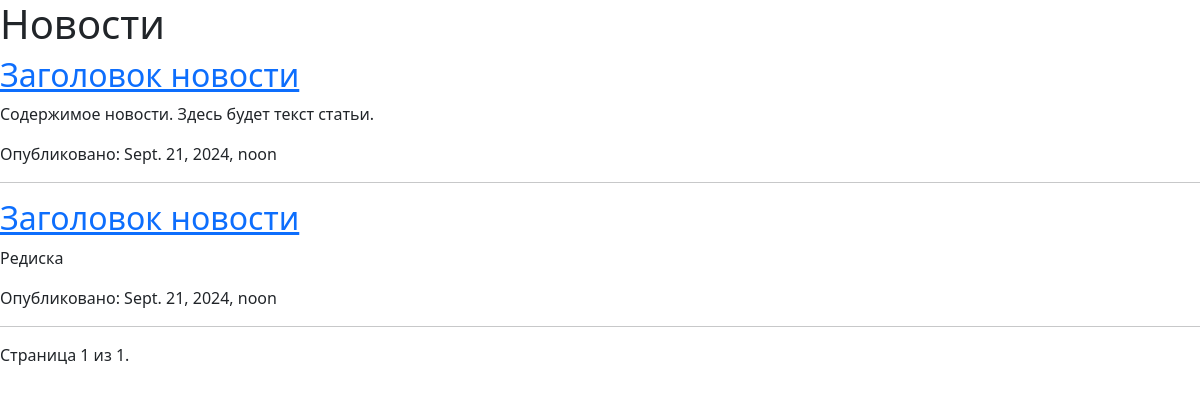
The page / on the database its author committed.
### news/models.py (models this page shows, shortened)
class News(models.Model):
    title = models.CharField(max_length=200)
    content = models.TextField()
    pub_date = models.DateTimeField('date published')

### news/views.py (the view)
# urls.py: path('', views.news_list, name='news_list'),
def news_list(request):
    news_list = News.objects.all()
    paginator = Paginator(news_list, 10)  # 10 новостей на страницу
    page_number = request.GET.get('page')
    page_obj = paginator.get_page(page_number)
    return render(request, 'news/news_list.html', {'page_obj': page_obj})

### news/templates/news/news_list.html (shortened to what this page needs)
<!DOCTYPE html>
{% load static %}
<html lang="ru">
<head>
    <link rel="stylesheet" href="{% static 'css/styles.css' %}">
</head>
<body>
    <h1>Новости</h1>
    <div>
        {% for news_item in page_obj %}
            <h2><a href="{% url 'news_detail' news_item.id %}">{{ news_item.title }}</a></h2>
            <p>{{ news_item.content|truncatewords:30 }}</p>
            <p>Опубликовано: {{ news_item.pub_date }}</p>
            <hr>
        {% empty %}
            <p>Нет доступных новостей.</p>
        {% endfor %}
    </div>
    <div class="pagination">
        <span class="step-links">
            <span class="current">
                Страница {{ page_obj.number }} из {{ page_obj.paginator.num_pages }}.
            </span>
        </span>
    </div>
</body>
</html>

### rows shown on the page
News: title "Заголовок новости", content "Содержимое новости. Здесь будет текст статьи.", pub_date "Sept. 21, 2024, noon"
News: title "Заголовок новости", content "Редиска", pub_date "Sept. 21, 2024, noon"

### other values the page prints
{{ page_obj.number }} "1"
{{ page_obj.paginator.num_pages }} "1"
